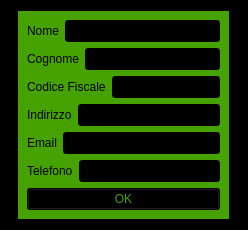
<?xml version="1.0" encoding="UTF-8"?>
<ui version="4.0">
 <class>inserisci_cliente</class>
 <widget class="QWidget" name="inserisci_cliente">
  <property name="geometry">
   <rect>
    <x>0</x>
    <y>0</y>
    <width>248</width>
    <height>229</height>
   </rect>
  </property>
  <property name="windowTitle">
   <string>Nuovo Dipendente</string>
  </property>
  <property name="styleSheet">
   <string notr="true">background-color: rgb(0, 0, 0);</string>
  </property>
  <layout class="QGridLayout" name="gridLayout">
   <item row="0" column="0" alignment="Qt::AlignHCenter|Qt::AlignVCenter">
    <widget class="QWidget" name="widget" native="true">
     <property name="styleSheet">
      <string notr="true">background-color: rgb(69, 162, 0);</string>
     </property>
     <layout class="QGridLayout" name="gridLayout_2">
      <item row="0" column="0">
       <layout class="QVBoxLayout" name="verticalLayout">
        <item>
         <layout class="QHBoxLayout" name="horizontalLayout">
          <item>
           <widget class="QLabel" name="label">
            <property name="text">
             <string>Nome</string>
            </property>
           </widget>
          </item>
          <item>
           <widget class="QLineEdit" name="textNome">
            <property name="styleSheet">
             <string notr="true">background-color: rgb(0, 0, 0);
color: rgb(255, 255, 255);</string>
            </property>
           </widget>
          </item>
         </layout>
        </item>
        <item>
         <layout class="QHBoxLayout" name="horizontalLayout_2">
          <item>
           <widget class="QLabel" name="label_2">
            <property name="text">
             <string>Cognome</string>
            </property>
           </widget>
          </item>
          <item>
           <widget class="QLineEdit" name="textCognome">
            <property name="styleSheet">
             <string notr="true">background-color: rgb(0, 0, 0);
color: rgb(255, 255, 255);</string>
            </property>
           </widget>
          </item>
         </layout>
        </item>
        <item>
         <layout class="QHBoxLayout" name="horizontalLayout_3">
          <item>
           <widget class="QLabel" name="label_3">
            <property name="text">
             <string>Codice Fiscale</string>
            </property>
           </widget>
          </item>
          <item>
           <widget class="QLineEdit" name="textCodiceFiscale">
            <property name="styleSheet">
             <string notr="true">background-color: rgb(0, 0, 0);
color: rgb(255, 255, 255);</string>
            </property>
           </widget>
          </item>
         </layout>
        </item>
        <item>
         <layout class="QHBoxLayout" name="horizontalLayout_4">
          <item>
           <widget class="QLabel" name="label_4">
            <property name="text">
             <string>Indirizzo</string>
            </property>
           </widget>
          </item>
          <item>
           <widget class="QLineEdit" name="textIndirizzo">
            <property name="styleSheet">
             <string notr="true">background-color: rgb(0, 0, 0);
color: rgb(255, 255, 255);</string>
            </property>
           </widget>
          </item>
         </layout>
        </item>
        <item>
         <layout class="QHBoxLayout" name="horizontalLayout_5">
          <item>
           <widget class="QLabel" name="label_5">
            <property name="text">
             <string>Email</string>
            </property>
           </widget>
          </item>
          <item>
           <widget class="QLineEdit" name="textEmail">
            <property name="styleSheet">
             <string notr="true">background-color: rgb(0, 0, 0);
color: rgb(255, 255, 255);</string>
            </property>
           </widget>
          </item>
         </layout>
        </item>
        <item>
         <layout class="QHBoxLayout" name="horizontalLayout_6">
          <item>
           <widget class="QLabel" name="label_6">
            <property name="text">
             <string>Telefono</string>
            </property>
           </widget>
          </item>
          <item>
           <widget class="QLineEdit" name="textTelefono">
            <property name="styleSheet">
             <string notr="true">background-color: rgb(0, 0, 0);
color: rgb(255, 255, 255);</string>
            </property>
           </widget>
          </item>
         </layout>
        </item>
        <item>
         <widget class="QPushButton" name="btn_ok">
          <property name="styleSheet">
           <string notr="true">color: rgb(69, 162, 0);
background-color: rgb(0, 0, 0);</string>
          </property>
          <property name="text">
           <string>OK</string>
          </property>
         </widget>
        </item>
       </layout>
      </item>
     </layout>
    </widget>
   </item>
  </layout>
 </widget>
 <resources/>
 <connections/>
</ui>
